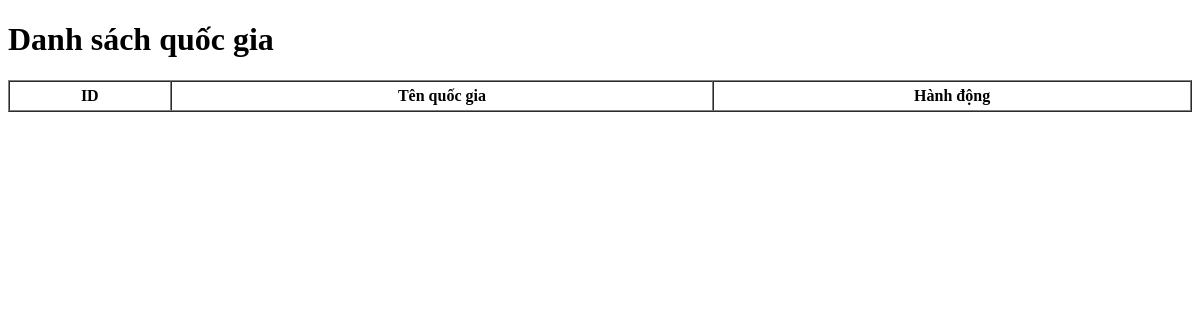
Page /PHP/B2/quocgia.php on the earlier database version.
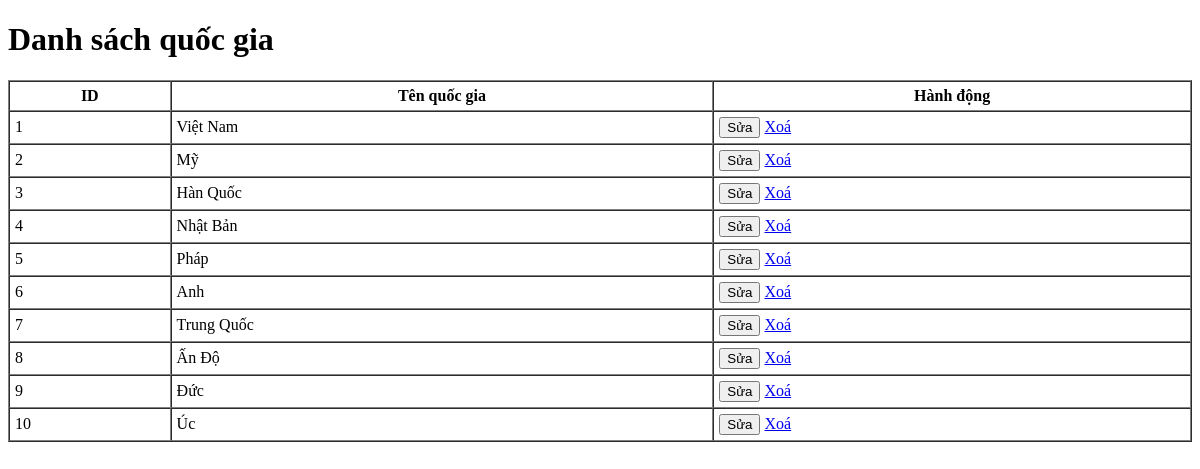
Same page on the later database version.
### tables this page shows
CREATE TABLE IF NOT EXISTS quoc_gia (
  id INT PRIMARY KEY,
  ten_quoc_gia VARCHAR(50)
);

### PHP/B2/quocgia.php (the view, shortened to what this page needs)
<!DOCTYPE html>
<html lang="en">
<head>
</head>
<body>
    <h1>Danh sách quốc gia</h1>
    <table border="1" cellspacing="0" cellpadding="5">
        <tr>
            <th>ID</th>
            <th>Tên quốc gia</th>
            <th>Hành động</th>
        </tr>
        <?php
        include("connect.php");
        $sql = "SELECT * FROM quoc_gia";
        $result = mysqli_query($conn, $sql);
        while ($row = mysqli_fetch_array($result)) {
        ?>
        <tr>
            <td><?= $row["id"] ?></td>
            <td><?= $row["ten_quoc_gia"] ?></td>
            <td>
                <button>Sửa</button>
                <a class="xoa" href="xoaquocgia.php?id=<?= $row['id'] ?>">Xoá</a>
            </td>
        </tr>
        <?php } ?>
    </table>
</body>
</html>

Differences in the rows shown:
added quoc_gia: id "1", ten_quoc_gia "Việt Nam"
added quoc_gia: id "2", ten_quoc_gia "Mỹ"
added quoc_gia: id "3", ten_quoc_gia "Hàn Quốc"
added quoc_gia: id "4", ten_quoc_gia "Nhật Bản"
added quoc_gia: id "5", ten_quoc_gia "Pháp"
added quoc_gia: id "6", ten_quoc_gia "Anh"
added quoc_gia: id "7", ten_quoc_gia "Trung Quốc"
added quoc_gia: id "8", ten_quoc_gia "Ấn Độ"
added quoc_gia: id "9", ten_quoc_gia "Đức"
added quoc_gia: id "10", ten_quoc_gia "Úc"
